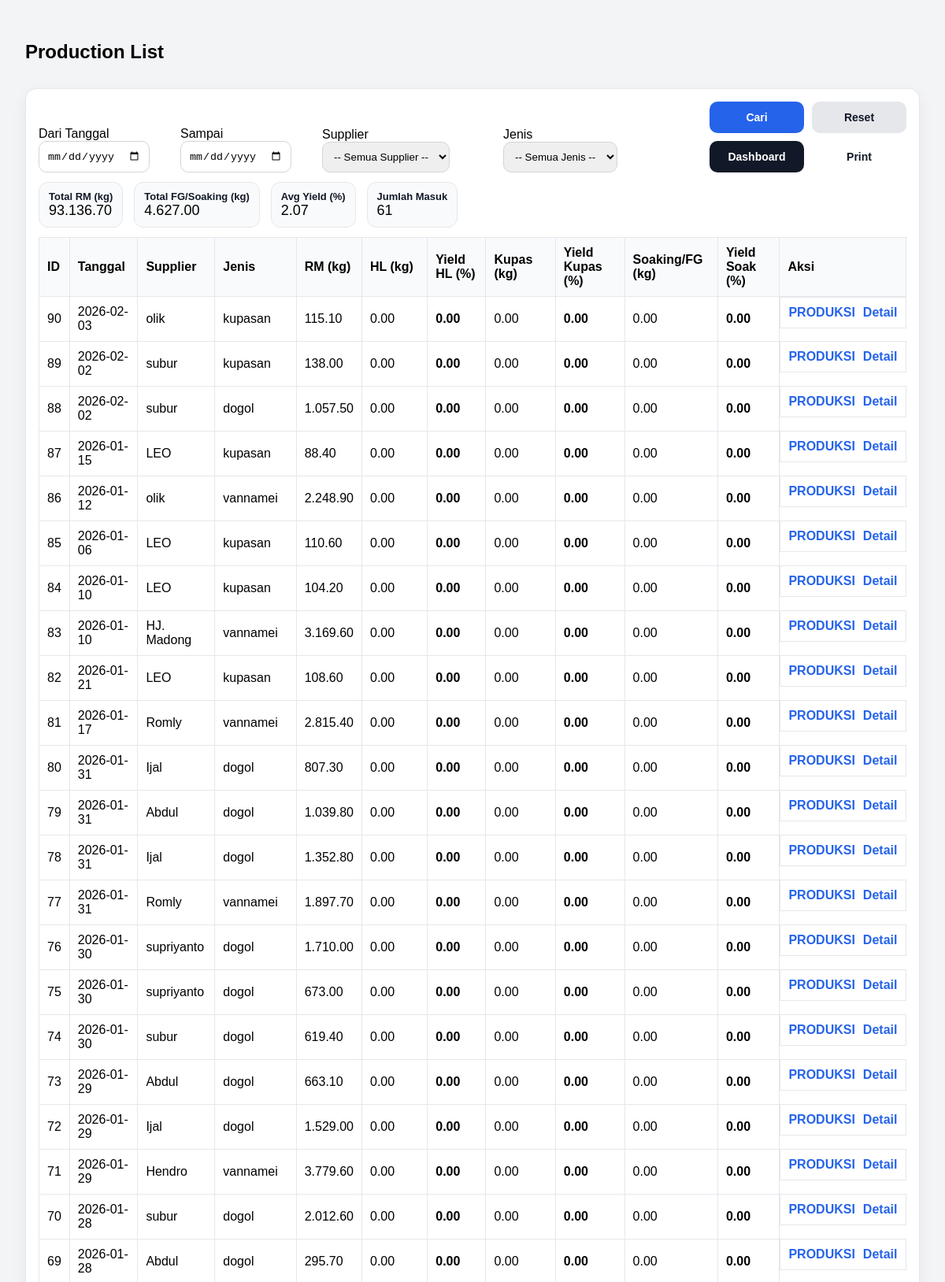
The page /production/list (signed in, upper part) on the database its author committed.
### tables this page shows
CREATE TABLE receiving_header (
            id INTEGER PRIMARY KEY AUTOINCREMENT,
            tanggal TEXT NOT NULL,
            supplier TEXT NOT NULL,
            jenis TEXT,
            fiber REAL,
            created_at TEXT DEFAULT (datetime('now','localtime'))
        , is_test INTEGER DEFAULT 0);

### app.py (the view)
@app.route("/production/list")
def production_list():
    if not require_login():
        return redirect(url_for("login"))
    start = (request.args.get("start") or "").strip()
    end = (request.args.get("end") or "").strip()
    supplier_q = (request.args.get("supplier") or "").strip()   # akan berisi NAMA supplier
    jenis_q = (request.args.get("jenis") or "").strip()
    conn = get_conn()
    suppliers = conn.execute("SELECT nama FROM supplier WHERE aktif=1 ORDER BY nama").fetchall()
    jenis_list = conn.execute("SELECT nama FROM udang_jenis WHERE aktif=1 ORDER BY id").fetchall()
    where = []
    params = []
    if start and end:
        where.append("r.tanggal BETWEEN ? AND ?")
        params.extend([start, end])
    elif start:
        where.append("r.tanggal >= ?")
        params.append(start)
    elif end:
        where.append("r.tanggal <= ?")
        params.append(end)
    if supplier_q:
        where.append("LOWER(TRIM(r.supplier)) = ?")
        params.append(supplier_q.strip().lower())
    if jenis_q:
        where.append("LOWER(TRIM(r.jenis)) = ?")
        params.append(jenis_q.strip().lower())
    where_sql = ("WHERE " + " AND ".join(where)) if where else ""
    rows = conn.execute(f"""
        SELECT
          r.id AS receiving_id,
          r.tanggal, r.supplier, r.jenis,
          r.total_netto AS rm_kg,

          COALESCE(hl.berat_kg,0) AS hl_kg,
          COALESCE(hl.yield_pct,0) AS hl_yield,

          COALESCE(kp.berat_kg,0) AS kupas_kg,
          COALESCE(kp.yield_pct,0) AS kupas_yield,

          COALESCE(sk.berat_kg,0) AS fg_kg,
          COALESCE(sk.yield_pct,0) AS fg_yield,

          COALESCE(sk.yield_pct,0) AS final_pct
        FROM (
          SELECT h.id, h.tanggal, h.supplier, h.jenis,
                 COALESCE(SUM(COALESCE(p.netto,0)),0) AS total_netto
          FROM receiving_header h
          LEFT JOIN receiving_partai p ON p.header_id=h.id
          GROUP BY h.id
        ) r
        LEFT JOIN production_header ph ON ph.id = (
  SELECT id FROM production_header
  WHERE receiving_id = r.id
  ORDER BY id DESC
  LIMIT 1
)

        LEFT JOIN production_step hl ON hl.production_id=ph.id AND hl.step_name='HL'
        LEFT JOIN production_step kp ON kp.production_id=ph.id AND kp.step_name='KUPAS'
        LEFT JOIN production_step sk ON sk.production_id=ph.id AND sk.step_name='SOAKING'
        {where_sql}
        ORDER BY r.id DESC
    """, params).fetchall()
    summary = {
        "total_rm": sum([(x["rm_kg"] or 0) for x in rows]),
        "total_fg": sum([(x["fg_kg"] or 0) for x in rows]),  # ✅ FIX DI SINI
        "avg_yield": (sum([(x["final_pct"] or 0) for x in rows]) / len(rows)) if rows else 0,
        "count_rows": len(rows),
    }
    conn.close()
    return render_template(
        "production_list.html",
        rows=[dict(r) for r in rows],
        summary=summary,
        start=start,
        end=end,
        supplier=supplier_q,
        jenis=jenis_q,
        suppliers=[s["nama"] for s in suppliers],   # ✅ dropdown data
        jenis_list=[j["nama"] for j in jenis_list], # ✅ dropdown data
    )

### app.py (called while the page is built)
def require_login() -> bool:
    return bool(session.get("user"))

### db.py (called while the page is built)
def get_conn():
    conn = sqlite3.connect(
        DB_NAME,
        timeout=10,              # tunggu 10 detik sebelum error
        isolation_level=None     # autocommit mode (lebih aman utk web)
    )
    conn.row_factory = sqlite3.Row
    conn.execute("PRAGMA foreign_keys = ON;")
    conn.execute("PRAGMA journal_mode = WAL;")  # penting!
    return conn

### templates/production_list.html (shortened to what this page needs)
<!doctype html>
<html lang="id">
<head>
</head>
<body>
<div class="top">
  <h2>Production List</h2>
</div>
<div class="card">
  <form method="get" action="/production/list" class="filters">
  <div>
    <div>Dari Tanggal</div>
    <input type="date" name="start" value="{{ start }}">
  </div>
  <div>
    <div>Sampai</div>
    <input type="date" name="end" value="{{ end }}">
  </div>
  <div>
    <div>Supplier</div>
    <select name="supplier">
      <option value="">-- Semua Supplier --</option>
    </select>
  </div>
  <div>
    <div>Jenis</div>
    <select name="jenis">
  <option value="">-- Semua Jenis --</option>
</select>
  </div>
<div class="filter-actions">
  <button class="btn btn-primary" type="submit">Cari</button>
  <a class="btn btn-ghost" href="/production/list">Reset</a>
  <a class="btn btn-secondary" href="/dashboard">Dashboard</a>
  <a class="btn btn-outline"
     href="/production/list/print?start={{ start or '' }}&end={{ end or '' }}&supplier={{ supplier or '' }}&jenis={{ jenis or '' }}">
    Print
  </a>
</div>
</form>
  <div class="summary">
    <div class="pill"><b>Total RM (kg)</b>
      <span>{{ "{:,.2f}".format(summary.total_rm or 0).replace(",", ".") }}</span>
    </div>
    <div class="pill"><b>Total FG/Soaking (kg)</b>
      <span>{{ "{:,.2f}".format(summary.total_fg or 0).replace(",", ".") }}</span>
    </div>
    <div class="pill"><b>Avg Yield (%)</b>
      <span>{{ "{:,.2f}".format(summary.avg_yield or 0).replace(",", ".") }}</span>
    </div>
    <div class="pill"><b>Jumlah Masuk</b>
      <span>{{ summary.count_rows or 0 }}</span>
    </div>
  </div>
  <table>
    <thead>
  <tr>
    <th>ID</th>
    <th>Tanggal</th>
    <th>Supplier</th>
    <th>Jenis</th>
    <th class="right">RM (kg)</th>
    <th class="right">HL (kg)</th>
    <th class="right">Yield HL (%)</th>
    <th class="right">Kupas (kg)</th>
    <th class="right">Yield Kupas (%)</th>
    <th class="right">Soaking/FG (kg)</th>
    <th class="right">Yield Soak (%)</th>
      <th>Aksi</th>
  </tr>
</thead>
    <tbody>
      {% for r in rows %}
      <tr>
  <td>{{ r.receiving_id }}</td>
  <td>{{ r.tanggal }}</td>
  <td>{{ r.supplier }}</td>
  <td>{{ r.jenis }}</td>
  <td class="right">{{ "{:,.2f}".format(r.rm_kg or 0).replace(",", ".") }}</td>
  <td class="right">{{ "{:,.2f}".format(r.hl_kg or 0).replace(",", ".") }}</td>
  <td class="right"><b>{{ "{:,.2f}".format(r.hl_yield or 0).replace(",", ".") }}</b></td>
  <td class="right">{{ "{:,.2f}".format(r.kupas_kg or 0).replace(",", ".") }}</td>
  <td class="right"><b>{{ "{:,.2f}".format(r.kupas_yield or 0).replace(",", ".") }}</b></td>
  <td class="right">{{ "{:,.2f}".format(r.fg_kg or 0).replace(",", ".") }}</td>
  <td class="right"><b>{{ "{:,.2f}".format(r.fg_yield or 0).replace(",", ".") }}</b></td>
    <td style="display:flex; gap:10px; align-items:center;">
    <a href="/production/open/{{ r.receiving_id }}">PRODUKSI</a>
    <a href="/receiving/{{ r.receiving_id }}">Detail</a>
  </td>
</tr>
      {% endfor %}
    </tbody>
  </table>
</div>
</body>
</html>

### templates/production_list.html (style rules this page uses)
body { font-family:Arial;padding:24px;background:#f3f4f6 }
.top { display:flex;justify-content:space-between;align-items:center;gap:10px }
.card { background:#fff;border:1px solid #e5e7eb;border-radius:14px;padding:16px;box-shadow:0 8px 20px rgba(0,0,0,.06);margin-top:12px }
table { width:100%;border-collapse:collapse;margin-top:12px }
th,td { border:1px solid #e5e7eb;padding:10px;text-align:left }
th { background:#f9fafb }
input, select { padding:10px;border:1px solid #d1d5db;border-radius:10px }
button.btn, a.btn { width:120px; height:40px; padding:0 !important; display:inline-flex; align-items:center; justify-content:center; box-sizing:border-box; font-size:14px; font-weight:700; line-height:1; border-radius:10px; text-decoration:none; cursor:pointer; border:0; }
.btn-primary { background:#2563eb;color:#fff }
.btn-secondary { background:#111827;color:#fff }
.btn-ghost { background:#e5e7eb;color:#111827 }
.btn-outline { background:#fff;color:#111827;border:1px solid #d1d5db }
a { color:#2563eb;text-decoration:none;font-weight:700 }
.summary { display:flex;gap:14px;flex-wrap:wrap;margin-top:12px }
.pill { background:#f9fafb;border:1px solid #e5e7eb;border-radius:12px;padding:10px 12px }
.pill b { display:block;font-size:13px;color:#111827 }
.pill span { font-size:18px }
.filters { display:grid; grid-template-columns: 170px 170px 220px 220px 1fr; gap:10px; align-items:end; }
.filter-actions { display:flex; gap:10px; justify-content:flex-end; flex-wrap:wrap; }

### rows shown on the page
receiving_header: receiving_id "90", tanggal "2026-02-03", supplier "olik", jenis "kupasan", rm_kg "115.10", is_test "0.00"
receiving_header: receiving_id "89", tanggal "2026-02-02", supplier "subur", jenis "kupasan", rm_kg "138.00", is_test "0.00"
receiving_header: receiving_id "88", tanggal "2026-02-02", supplier "subur", jenis "dogol", rm_kg "1.057.50", is_test "0.00"
receiving_header: receiving_id "87", tanggal "2026-01-15", supplier "LEO", jenis "kupasan", rm_kg "88.40", is_test "0.00"
receiving_header: receiving_id "86", tanggal "2026-01-12", supplier "olik", jenis "vannamei", rm_kg "2.248.90", is_test "0.00"
receiving_header: receiving_id "85", tanggal "2026-01-06", supplier "LEO", jenis "kupasan", rm_kg "110.60", is_test "0.00"
receiving_header: receiving_id "84", tanggal "2026-01-10", supplier "LEO", jenis "kupasan", rm_kg "104.20", is_test "0.00"
receiving_header: receiving_id "83", tanggal "2026-01-10", supplier "HJ. Madong", jenis "vannamei", rm_kg "3.169.60", is_test "0.00"
receiving_header: receiving_id "82", tanggal "2026-01-21", supplier "LEO", jenis "kupasan", rm_kg "108.60", is_test "0.00"
receiving_header: receiving_id "81", tanggal "2026-01-17", supplier "Romly", jenis "vannamei", rm_kg "2.815.40", is_test "0.00"
receiving_header: receiving_id "80", tanggal "2026-01-31", supplier "Ijal", jenis "dogol", rm_kg "807.30", is_test "0.00"
receiving_header: receiving_id "79", tanggal "2026-01-31", supplier "Abdul", jenis "dogol", rm_kg "1.039.80", is_test "0.00"
receiving_header: receiving_id "78", tanggal "2026-01-31", supplier "Ijal", jenis "dogol", rm_kg "1.352.80", is_test "0.00"
receiving_header: receiving_id "77", tanggal "2026-01-31", supplier "Romly", jenis "vannamei", rm_kg "1.897.70", is_test "0.00"
receiving_header: receiving_id "76", tanggal "2026-01-30", supplier "supriyanto", jenis "dogol", rm_kg "1.710.00", is_test "0.00"
receiving_header: receiving_id "75", tanggal "2026-01-30", supplier "supriyanto", jenis "dogol", rm_kg "673.00", is_test "0.00"
receiving_header: receiving_id "74", tanggal "2026-01-30", supplier "subur", jenis "dogol", rm_kg "619.40", is_test "0.00"
receiving_header: receiving_id "73", tanggal "2026-01-29", supplier "Abdul", jenis "dogol", rm_kg "663.10", is_test "0.00"
receiving_header: receiving_id "72", tanggal "2026-01-29", supplier "Ijal", jenis "dogol", rm_kg "1.529.00", is_test "0.00"
receiving_header: receiving_id "71", tanggal "2026-01-29", supplier "Hendro", jenis "vannamei", rm_kg "3.779.60", is_test "0.00"
receiving_header: receiving_id "70", tanggal "2026-01-28", supplier "subur", jenis "dogol", rm_kg "2.012.60", is_test "0.00"
receiving_header: receiving_id "69", tanggal "2026-01-28", supplier "Abdul", jenis "dogol", rm_kg "295.70", is_test "0.00"

### other values the page prints
{{ "{:,.2f}".format(summary.total_rm or 0).replace(",", ".") }} "93.136.70"
{{ "{:,.2f}".format(summary.total_fg or 0).replace(",", ".") }} "4.627.00"
{{ "{:,.2f}".format(summary.avg_yield or 0).replace(",", ".") }} "2.07"
{{ summary.count_rows or 0 }} "61"
